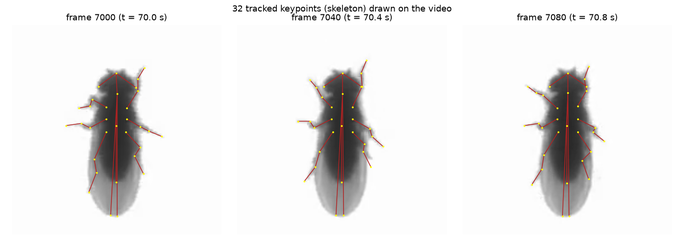
#> input picture 01_method_fly/figures/summary/1_skeleton.png, 684 x 242 px, shrunk from 1430 x 506 before the run
$ python summary_page.py
#> lines starting #> are read from the running program, lines starting #| are printed output that depends on the picture
"""One-page overview of stage 1 (for a slide): six steps, each with its figure and a one-line caption."""
import os
import matplotlib
matplotlib.use("Agg")
import matplotlib.pyplot as plt

HERE = os.path.dirname(os.path.dirname(os.path.abspath(__file__)))   # 01_method_fly/
ROOT = os.path.dirname(HERE)                                         # repository root
OUT = os.path.join(HERE, "figures", "working")
SUMMARY = os.path.join(HERE, "figures", "summary")

steps = [
    ("1  Pose tracking", "1_skeleton.png",
     "Keypoints on every video frame\n(fly: 32 points, 100 fps)"),
    ("2  Egocentric representation", "2_angles.png",
     "Joint angles instead of x/y positions:\nindependent of where the animal is or faces\n(32 points → 22 angles)"),
    ("3  PCA", "3_pca.png",
     "Angles that move together are merged\n22 angles → 13 main movement patterns (95% of variance)"),
    ("4  Wavelet transform", "4_wavelet.png",
     "Posture over time → how much slow and fast movement\n13 patterns × 25 frequencies = 325 numbers per frame"),
    ("5  UMAP embedding", "5_umap.png",
     "325 numbers → one point on a 2-D map\nSimilar movement = nearby points; peaks = frequent behaviors"),
    ("6  Watershed regions", "6_regions.png",
     "Map cut into 12 regions = candidate behaviors\nEach frame gets a region label → time per behavior, timeline (ethogram)"),
]

fig = plt.figure(figsize=(20, 11.25))
fig.text(0.03, 0.955, "Notebook 01: from video to behavior map (MotionMapper pipeline)", fontsize=26, weight="bold", va="center")
fig.text(0.03, 0.915, "No manual labels: behaviors are discovered from the movement itself, then named by watching example clips",
         fontsize=15, color="0.35", va="center")

cols, rows = 3, 2
x0, cw, ch = 0.03, 0.30, 0.22
for i, (title, img, cap) in enumerate(steps):
    r, c = divmod(i, cols)
    left = x0 + c * (cw + 0.025)
    top = 0.875 - r * 0.41
    fig.text(left, top, title, fontsize=17, weight="bold", color="#1f5fd6", va="top")
    ax = fig.add_axes([left, top - 0.045 - ch, cw, ch])
    ax.imshow(plt.imread(os.path.join(SUMMARY, img))); ax.axis("off"); ax.set_anchor("N")
    fig.text(left, top - 0.055 - ch, cap, fontsize=12.5, va="top", color="0.15")

fig.text(0.03, 0.035, "32 keypoints  →  22 angles  →  13 PCA modes  →  325 wavelet features  →  2-D map  →  12 behavior regions",
         fontsize=15, weight="bold", color="firebrick", va="center")
fig.savefig(os.path.join(OUT, "19_overview.png"), dpi=100)
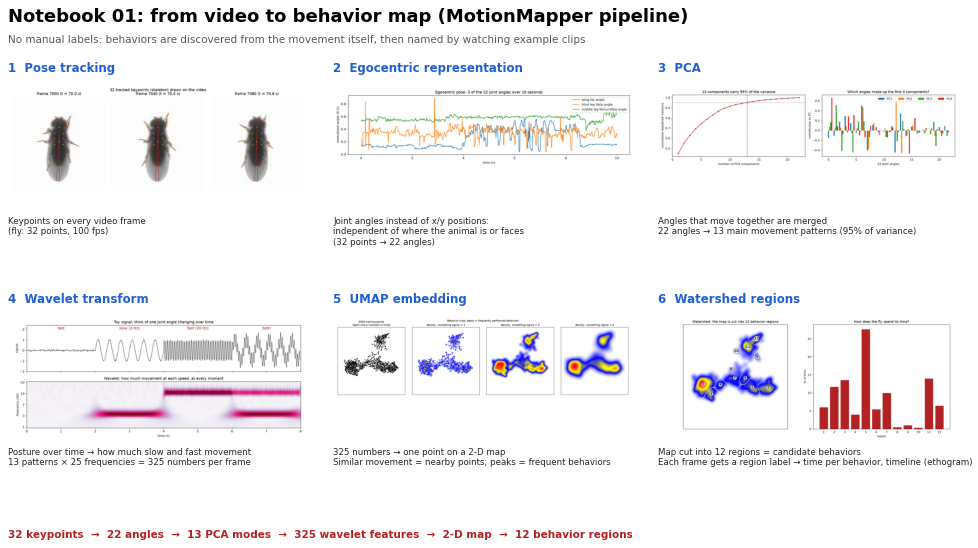
#> figure drawn by matplotlib, 6 panels
print("saved 19_overview.png")
